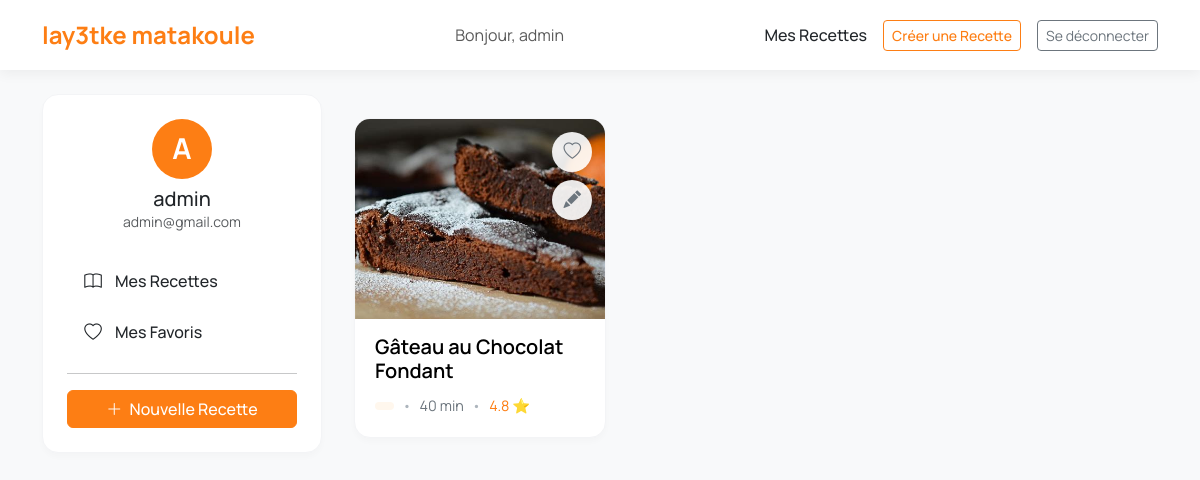
Page /my-recipes/ (signed in) on the committed database.
### recettes/models.py (models this page shows, shortened)
class Recipe(models.Model):
    title = models.CharField(max_length=200)
    description = models.TextField()
    instructions = models.TextField(default='', blank=True)
    preparation_time = models.PositiveIntegerField(default=0)
    category = models.ForeignKey(Category, on_delete=models.CASCADE)
    ingredients = models.ManyToManyField(Ingredient)  # SIMPLE SANS through
    author = models.ForeignKey(User, on_delete=models.CASCADE)
    rating = models.FloatField(default=0)
    created_at = models.DateTimeField(auto_now_add=True)
    image = models.ImageField(upload_to='recipes/', blank=True, null=True)
    favorited_by = models.ManyToManyField(User,related_name='favorite_recipes',blank=True)

### recettes/views.py (the view)
# urls.py: path('my-recipes/', views.my_recipes, name='my_recipes'),
@login_required
def my_recipes(request):
    recipes = Recipe.objects.filter(author=request.user)
    context = {
        'recipes': recipes
    }
    return render(request, 'my_recipes.html', context)

### templates/my_recipes.html (shortened to what this page needs)
{% extends 'base.html' %}
{% load static %}
{% block content %}
<div class="my-recipes-layout">
    <aside class="sidebar-nav-wrapper">
        <a href="{% url 'accounts:edit_profile' %}" class="text-center mb-4 d-block text-decoration-none sidebar-profile-link">
            <div class="mx-auto mb-2 sidebar-avatar">
                {{ user.username|first|upper }}
            </div>
            <h5 class="card-title mb-0 text-dark">{{ user.username }}</h5>
            {% if user.email %}
                <p class="card-text text-muted small">{{ user.email }}</p>
            {% endif %}
        </a>
        <div class="sidebar-nav">
            <div class="nav flex-column nav-pills" role="tablist" aria-orientation="vertical">
                <a href="{% url 'accounts:my_recipes' %}" class="nav-link {% if view_mode == 'recipes' %}active{% endif %}" role="tab">
                    <i class="bi bi-book"></i>
                    <span>Mes Recettes</span>
                </a>
                <a href="{% url 'accounts:my_favorites' %}" class="nav-link {% if view_mode == 'favorites' %}active{% endif %}" role="tab">
                    <i class="bi bi-heart"></i>
                    <span>Mes Favoris</span>
                </a>
                <hr class="my-3">
                <a href="{% url 'create_recipe' %}" class="btn btn-orange w-100">
                    <i class="bi bi-plus-lg me-1"></i> Nouvelle Recette
                </a>
            </div>
        </div>
    </aside>
    <main class="recipe-content-wrapper">
        {% if recipes %}
            <div class="row">
                {% for recipe in recipes %}
                    <div class="col-lg-6 col-xl-4 mb-4">
                        <div class="card recipe-card h-100">
                            <div class="recipe-card-img-wrapper">
                                {% if recipe.image %}
                                    <img src="{{ recipe.image.url }}" class="recipe-card-img" alt="{{ recipe.title }}">
                                {% else %}
                                    <div class="recipe-card-img bg-secondary d-flex align-items-center justify-content-center">
                                        <span>🍳 Pas d'image</span>
                                    </div>
                                {% endif %}
                                {% if user.is_authenticated %}
                                    <button class="card-action-btn favorite-btn {% if user in recipe.favorited_by.all %}favorited{% endif %}"
                                            data-recipe-id="{{ recipe.id }}"
                                            title="Ajouter aux favoris">
                                        <i class="bi bi-heart"></i>
                                    </button>
                                {% endif %}
                                <a href="{% url 'edit_recipe' recipe.id %}" class="card-action-btn edit-btn"
                                   title="Modifier la recette">
                                    <i class="bi bi-pencil-fill"></i>
                                </a>
                            </div>
                            <div class="card-body">
                                <h5 class="card-title">
                                    <a href="{% url 'recipe_detail' recipe.id %}" class="stretched-link text-decoration-none" style="color: black">
                                        {{ recipe.title }}
                                    </a>
                                </h5>
                                <div class="recipe-meta-text">
                                    <span class="category-tag">{{ recipe.category.name }}</span>
                                    <span class="dot-separator">•</span>
                                    <span>{{ recipe.preparation_time }} min</span>
                                    <span class="dot-separator">•</span>
                                    <span class="rating-stars">
                                        {{ recipe.rating|floatformat:1 }} ⭐
                                    </span>
                                </div>
                            </div>
                        </div>
                    </div>
                {% endfor %}
            </div>
        {% endif %}
    </main>
</div>
{% endblock %}

### templates/base.html (shortened to what this page needs)
{% load static %}
<!DOCTYPE html>
<html lang="fr">
<head>
    <link href="https://cdn.jsdelivr.net/npm/bootstrap@5.3.3/dist/css/bootstrap.min.css" rel="stylesheet">
    <link href="https://cdn.jsdelivr.net/npm/bootstrap-icons@1.10.5/font/bootstrap-icons.css" rel="stylesheet">
</head>
<body class="bg-light">
<nav class="navbar navbar-expand-lg navbar-custom">
  <div class="container-xl">
    <a class="navbar-brand" href="/">lay3tke matakoule</a>
 {% if user.is_authenticated %}
    <span class="navbar-text me-3">Bonjour, {{ user.username }}</span>
   <div class="d-flex align-items-center">
    <a href="{% url 'accounts:my_recipes' %}" class="nav-link me-3">Mes Recettes</a>
    <a href="{% url 'create_recipe' %}" class="btn btn-outline-orange btn-sm me-3">Créer une Recette</a>
    <a href="{% url 'accounts:logout' %}" class="btn btn-outline-secondary btn-sm">Se déconnecter</a>
  {% else %}
    <a href="{% url 'accounts:login' %}" class="btn btn-outline-secondary ms-auto me-2">Connexion</a>
    <a href="{% url 'accounts:register' %}" class="btn btn-orange">Créer un compte</a>
  {% endif %}
</div>
  </div>
</nav>
<div class="container-xl mt-4">
  {% block content %}{% endblock %}
</div>
</body>
</html>

### templates/base.html (style rules this page uses)
body, .btn, .form-control, .form-select, .card-title, .nav-link, .navbar-brand, .dropdown-item { font-family: 'Manrope', sans-serif; }
.navbar-custom { background-color: #ffffff; box-shadow: 0 4px 12px rgba(0,0,0,0.05); padding-top: 0.75rem; padding-bottom: 0.75rem; }
.navbar-custom .navbar-brand { color: #fd7e14; font-weight: 700; font-size: 1.5rem; }
.navbar-custom .nav-link { color: #212529; font-weight: 500; }
.btn-orange { background-color: #fd7e14; border-color: #fd7e14; color: #ffffff; font-weight: 500; }
.btn-outline-orange { color: #fd7e14; border-color: #fd7e14; font-weight: 500; }

### templates/my_recipes.html (style rules this page uses)
.recipe-card { border-radius: 1rem; overflow: hidden; border: 1px solid #f3f4f6; box-shadow: 0 4px 6px rgba(0,0,0,0.02); transition: box-shadow 0.3s ease-in-out; background-color: #ffffff; }
.recipe-card-img-wrapper { height: 200px; overflow: hidden; position: relative; background-color: #e9ecef; }
.recipe-card-img { width: 100%; height: 100%; object-fit: cover; transition: transform 0.3s ease-in-out; }
.card-action-btn { position: absolute; right: 0.8rem; background-color: rgba(255, 255, 255, 0.9); border-radius: 50%; width: 40px; height: 40px; display: flex; align-items: center; justify-content: center; padding: 0; border: none; box-shadow: 0 2px 6px rgba(0,0,0,0.1); transition: transform 0.2s ease-in-out; cursor: pointer; z-index: 10; }
.card-action-btn i { font-size: 1.1rem; color: #6c757d; line-height: 1; transition: color 0.2s ease-in-out; }
.favorite-btn { top: 0.8rem; }
.edit-btn { top: 3.8rem; }
.favorite-btn .bi-heart { display: block; }
.recipe-card .card-body { padding: 1rem 1.25rem 1.25rem; }
.recipe-card .card-title { font-size: 1.25rem; font-weight: 600; margin-bottom: 0.75rem; color: #212529; text-decoration: none; }
.recipe-meta-text { display: flex; flex-wrap: wrap; align-items: center; gap: 0.25rem 0.5rem; font-size: 0.9rem; color: #6c757d; }
.recipe-meta-text .category-tag { color: #fd7e14; font-weight: 500; background-color: #fff7ed; padding: 0.25rem 0.6rem; border-radius: 6px; }
.recipe-meta-text .rating-stars { color: #fd7e14; }
.recipe-meta-text .dot-separator { color: #adb5bd; }
.my-recipes-layout { display: grid; grid-template-columns: 280px 1fr; gap: 2rem; }
.sidebar-nav-wrapper { position: sticky; top: 1.5rem; align-self: start; background-color: #ffffff; border-radius: 1rem; border: 1px solid #f3f4f6; box-shadow: 0 4px 6px rgba(0,0,0,0.02); padding: 1.5rem; }
.sidebar-avatar { width: 60px; height: 60px; border-radius: 50%; background-color: #fd7e14; color: white; display: flex; align-items: center; justify-content: center; font-size: 1.8rem; font-weight: bold; }
.sidebar-profile-link { position: relative; display: block; }
.sidebar-nav .nav-link { padding: 0.75rem 1rem; display: flex; align-items: center; font-size: 1rem; font-weight: 500; border-radius: 0.75rem; color: #212529; }
.sidebar-nav .nav-link i { font-size: 1.1rem; margin-right: 0.75rem; width: 20px; text-align: center; }

### rows in the picture
Recipe: image (picture), title "Gâteau au Chocolat Fondant", preparation_time "40", rating "4.8"

### other values in the picture
{{ user.username }} "admin"
{{ user.username|first|upper }} "A"
{{ user.email }} "admin@gmail.com"
